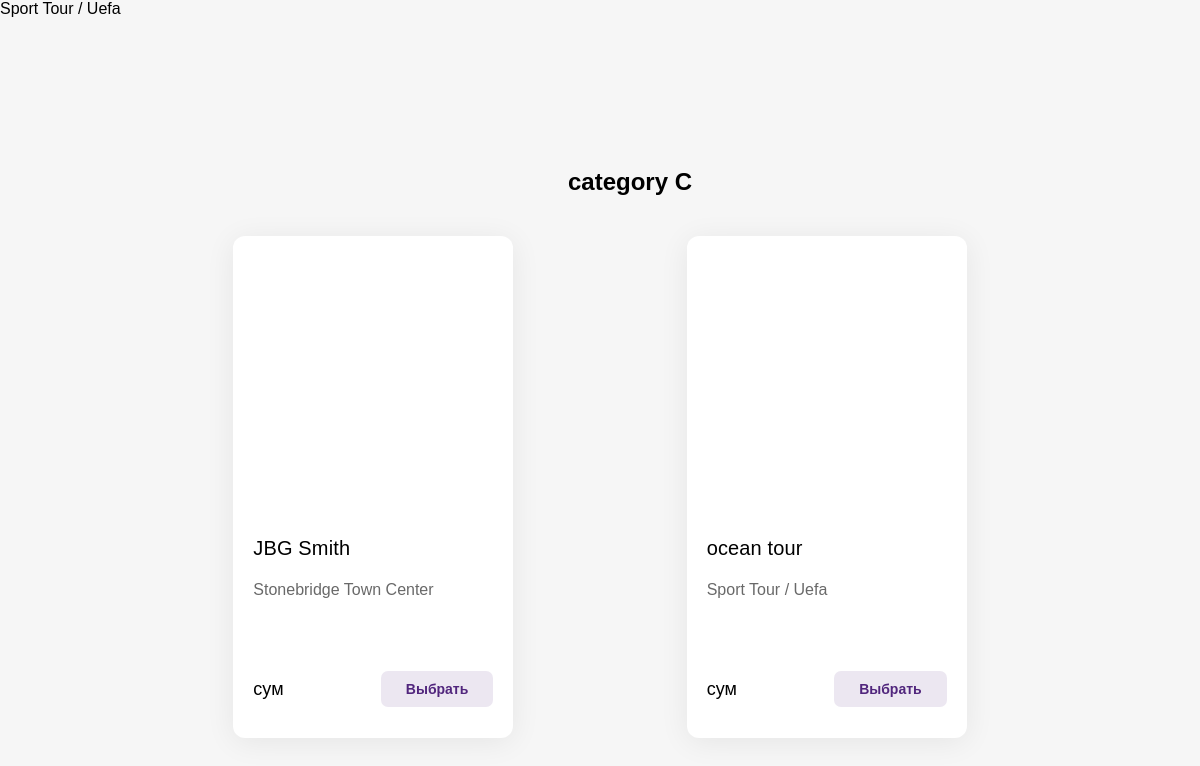
Screenshot of /3/ with the database file from the repository.
### turist/models.py (models this page shows)
class Turist(models.Model):
    name = models.CharField(max_length=300, db_index=True)
    content = models.TextField()
    rasmi = models.CharField(max_length=400)
    category = models.ForeignKey('Category', on_delete=models.PROTECT)
    class Meta:
        ordering = ['pk']

class Category(models.Model):
    name = models.CharField(max_length=300)
    class Meta:
        ordering = ['name']

### turist/views.py (the view)
# urls.py: path("<int:category_id>/", get_by_category_id),
def get_by_category_id(request, category_id):
    categories = Category.objects.all()
    products = Turist.objects.filter(category=category_id)
    products_by = {}
    for c in categories:
        lst = []
        for p in products:
            if c == p.category:
                lst.append(p)
        if len(lst) != 0:
            products_by[c.name] = lst
    context = {
        "categories": categories,
        "products_by": products_by}
    return render(request, 'traveluz/turist.html', context)

### turist/templates/traveluz/turist.html
{% extends 'layout/base.html'%}
{% block content %}
{%load static %}
    {% for c , products in products_by.items %}
    <section>Sport Tour / Uefa
        <h2>{{c}}</h2>
        <div class="container">
            {% for p in products %}
            <div class="item">
                <div class="image" style="width: 100%; height: 230px;padding-top: 30px"><img src="{{p.rasmi}}" alt="">
                </div>
                <p class="name">{{p.name}}</p>
                <p class="info">{{p.content}}</p>
                <div class="bottom">
                    <p class="price">{{p.price}} сум</p>
                    <button class="button">Выбрать</button>
                </div>
            </div>
            {% endfor %}
        </div>
    </section>
{% endfor %}
{% endblock %}

### turist/static/css/style.css (style rules this page uses)
body { margin: 0 0 40px 0; background-color: #f6f6f6; font-family: 'Proxima-Nova', sans-serif; }
h2 { margin: 150px 0 0 60px; text-align: center; }
.container { display: flex; flex-wrap: wrap; justify-content: space-evenly ; width: 90%; height: auto; margin: auto; }
.item { width: 240px; min-height: 200px; border-radius: 12px; background-color: white; padding: 20px; box-shadow: 0 4px 30px rgb(0 0 0 / 7%); margin-top: 40px; }
p.name { font-size: 20px; font-weight: 500; line-height: 24px; letter-spacing: 0.00735em; text-overflow: ellipsis; display: -webkit-box; -webkit-line-clamp: 1; -webkit-box-orient: vertical; }
p.info { color: #696969; margin: 0; font-size: 16px; line-height: 20px; font-weight: 200; height: 40px; overflow: hidden; text-overflow: ellipsis; display: -webkit-box; -webkit-line-clamp: 2; -webkit-box-orient: vertical; }
.bottom { width: 100%; min-height: 30px; background-color: white; display: flex; margin-top: 40px; justify-content: space-between; align-items: center; }
.price { font-style: normal; font-weight: 300; font-size: 18px; line-height: 22px; }
.button { color: #51267d; background-color: #51267d1c; padding: 10px 25px; border-radius: 7px; font-weight: 600; font-size: 14px; cursor: pointer; border-style: none; }

### rows the page displays
Turist: name "category C", name "JBG Smith", content "Stonebridge Town Center"
Turist: name "ocean tour", content "Sport Tour / Uefa"
